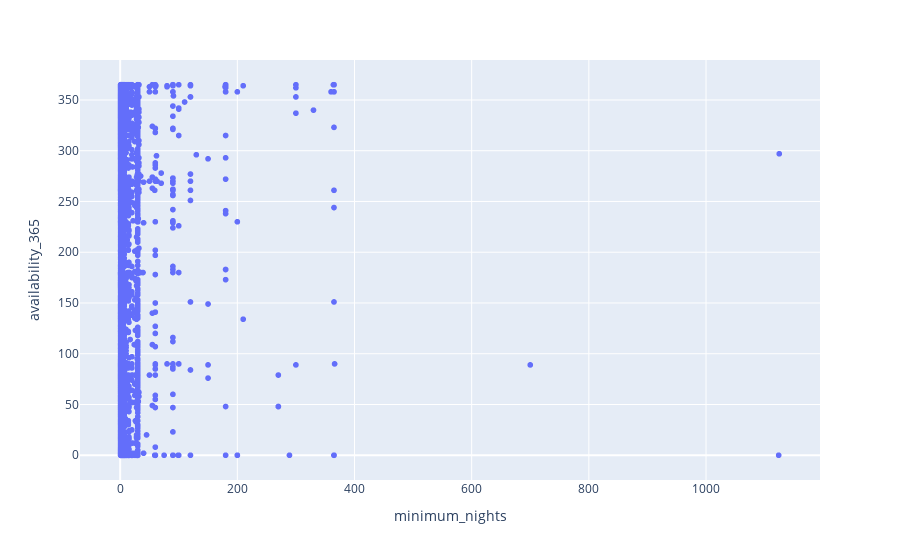

This figure's notebook cell:
### Code cell
px.scatter(df, x="minimum_nights", y="availability_365", size_max=40,template="plotly")

### Figure 1 — Plotly figure (JSON) as saved in the notebook; plotly's stock layout.template omitted (floating-point values rounded to 4 significant figures; data arrays with more than 128 entries replaced by an {"elided": "..."} marker saying what was removed)
{"data": [{"hovertemplate": "minimum_nights=%{x}<br>availability_365=%{y}<extra></extra>", "legendgroup": "", "marker": {"color": "#636efa", "symbol": "circle"}, "mode": "markers", "name": "", "showlegend": false, "type": "scattergl", "x": {"elided": "20837 int values"}, "xaxis": "x", "y": {"elided": "20837 int values"}, "yaxis": "y"}], "layout": {"legend": {"tracegroupgap": 0}, "margin": {"t": 60}, "xaxis": {"anchor": "y", "domain": [0, 1], "title": {"text": "minimum_nights"}}, "yaxis": {"anchor": "x", "domain": [0, 1], "title": {"text": "availability_365"}}}}
